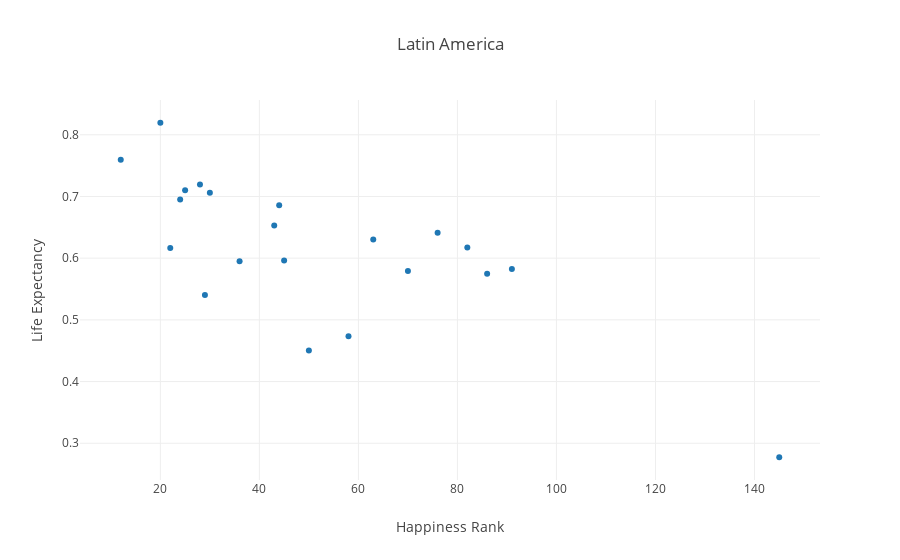

Write notebook code for a chart like this one.
### Code cell
plotly.offline.iplot({
    "data": [go.Scatter(x=data_latinamerica['Happiness.Rank'], 
                        y=data_latinamerica['Health..Life.Expectancy.'], 
                        mode="markers", 
                        hovertext=data_latinamerica.index,
                        )
            ],
    "layout": go.Layout(title="Latin America",
                        xaxis=dict(title='Happiness Rank'),
                        yaxis=dict(title='Life Expectancy')
                       )
})

### Figure 1 — Plotly figure (JSON) as saved in the notebook; plotly's stock layout.template omitted (floating-point values rounded to 4 significant figures)
{"data": [{"hovertext": ["Argentina", "Belize", "Bolivia", "Brazil", "Chile", "Colombia", "Costa Rica", "Dominican Republic", "Ecuador", "El Salvador", "Guatemala", "Haiti", "Honduras", "Jamaica", "Mexico", "Nicaragua", "Panama", "Paraguay", "Peru", "Uruguay", "Venezuela"], "mode": "markers", "type": "scatter", "uid": "f38366ae-c1a3-11e8-921b-db973ca5775c", "x": [24, 50, 58, 22, 20, 36, 12, 86, 44, 45, 29, 145, 91, 76, 25, 43, 30, 70, 63, 28, 82], "y": [0.6951, 0.4502, 0.4736, 0.6166, 0.8195, 0.595, 0.7595, 0.5749, 0.6856, 0.596, 0.5402, 0.2773, 0.5826, 0.641, 0.71, 0.6531, 0.7062, 0.5793, 0.6302, 0.7192, 0.6171]}], "layout": {"title": "Latin America", "xaxis": {"title": "Happiness Rank"}, "yaxis": {"title": "Life Expectancy"}}}
